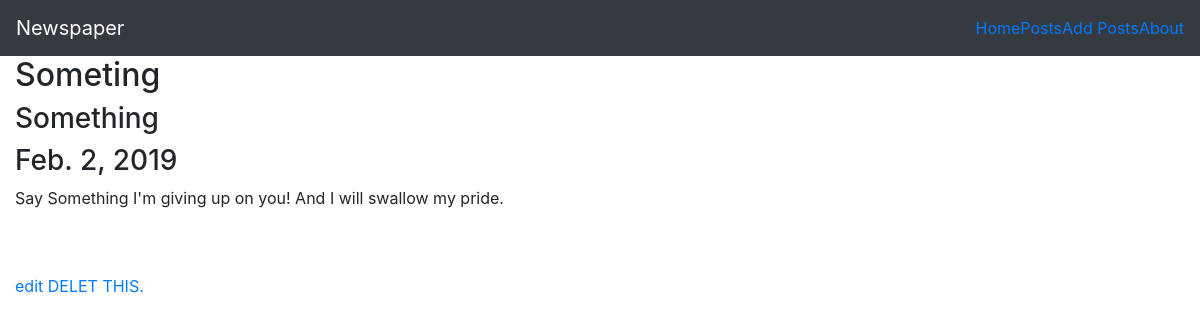
Page /posts/2/ on the committed database.
### post/models.py (models this page shows, shortened)
class Post(models.Model):
    title = models.CharField(max_length=30)
    category = models.CharField(max_length=30)
    pub_date = models.DateField('date posted')
    content = models.TextField()

### post/views.py (the view)
# urls.py: path('posts/<int:pk>/', views.PostDetailView.as_view(), name='post_detail'),
class PostDetailView(DetailView):
    model = Post
    template_name ='post.html'

### templates/post.html
{% extends 'base.html' %}
{% block content %}
    {% if post %}
        <h2> {{ post.title }} </h2>
        <h3> {{ post.category }} </h3>
        <h3> {{ post.pub_date }} </h3>
        <p> {{ post.content }} </p>
    {% else %}
        <p>Oops! there seems to be an error...</p>
    {% endif %}
    <br><br>
    <a href="{% url 'edit_post' post.pk %}">edit</a>
    <a href="{% url 'delete_post' post.pk %}">DELET THIS.</a>
{% endblock content %}

### rows in the picture
Post: title "Someting", category "Something", pub_date "Feb. 2, 2019", content "Say Something I'm giving up on you! And I will swallow my pride."
